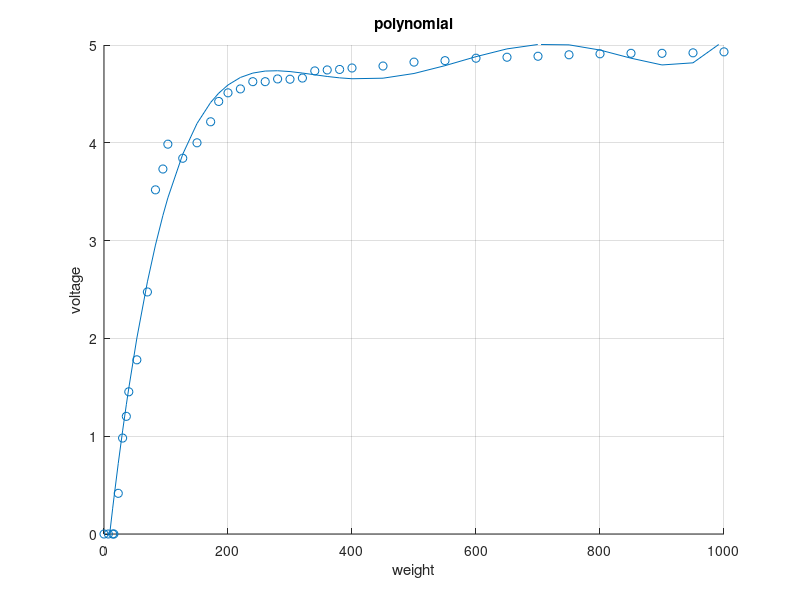

Write MATLAB code to recreate this figure. (Note: this script raises an error after producing the figure.)
%% Reset and load data
clc 
clear
load('FSR_big_recording3.mat')

weights = RaaData(1,:);             % Mass in kilogram
voltage = (RaaData(2,:)/1000)*5;    % Voltage

%% polynomial fit: (wrong direction)
hold('off'); 
p_orginal = polyfit(weights,voltage, 5);
y_fittet_orginal= polyval(p_orginal,weights); 

hold('on');
plot(weights, y_fittet_orginal); 
scatter(weights,voltage); 
xlabel('weight'); 
ylabel('voltage'); 
ylim([0 5]);
grid('on');
title('polynomial'); 



%% exponentiel fit
hold('off'); 
[f] = fit(voltage', weights','exp1')
[f1] = fit(voltage', weights','exp2')


x1 = (0:0.2:5)';
y1 = 5.947e-07*exp(4.285*x1)';
%y2 = (6.652e-13)*exp(7.029*x1') + 20.56*exp(0.4484*x1');
y2 = (1)*exp(7.029*x1') + 20.56*exp(0.4484*x1');


hold('on'); 
plot(x1,y1); 
plot(x1,y2); 
scatter(voltage,weights);

ylim([0 1000]);
xlim([0 5]);
xlabel('voltage'); 
ylabel('Weight (gram)')




